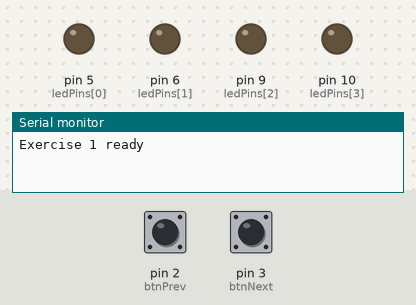
Bench run of a sketch on a simulated Arduino Uno, built with avr-gcc and run on an emulated ATmega328P. On the bench: output pins drawn as LEDs (lit = HIGH), the last lines printed to the serial monitor. Dashed ring = blinking. The test bench sets the inputs (shaded band); at power-on: pin 2 (btnPrev) HIGH, pin 3 (btnNext) HIGH.

Above: at 1.2 s.
1.3 s: pin 2 (btnPrev) pulled LOW for 0.15 s
At 1.65 s:
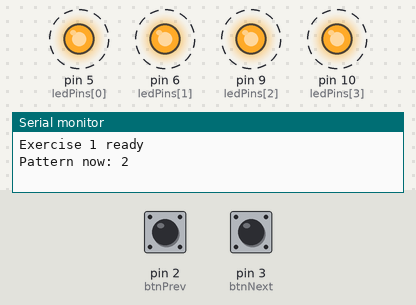
4.3 s: pin 3 (btnNext) pulled LOW for 1 s
At 6.2 s:
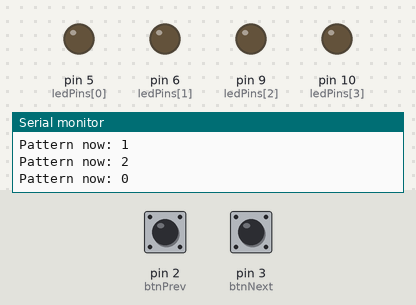
6.8 s: pin 3 (btnNext) pulled LOW for 0.15 s
At 7.15 s:
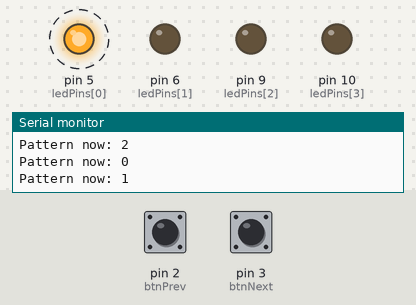
9.8 s: pin 3 (btnNext) pulled LOW for 3.2 s
At 13.15 s:
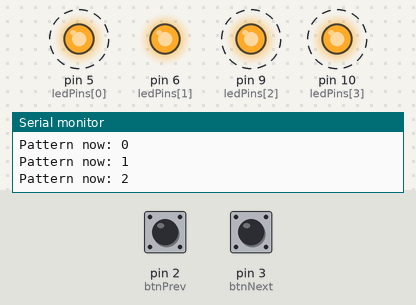
14.5 s: pin 2 (btnPrev) pulled LOW for 1 s
At 15.8 s:
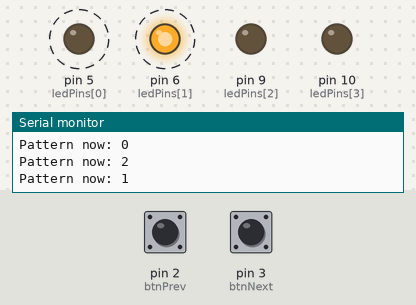
Timing chart, 0 to 18.6 s (numbered marks = the images above; inputs shaded):
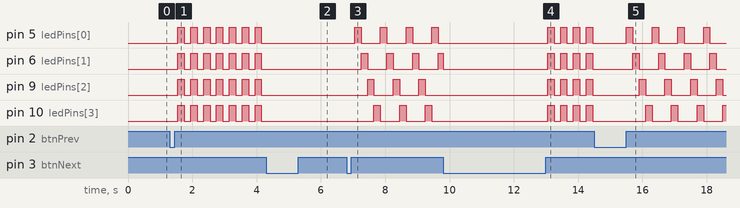

The sketch:

sketch_Buzer.ino
```cpp
// 4 LEDs + 2 buttons that cycle through patterns
const int ledPins[] = {5, 6, 9, 10}; // array makes it easy to loop over all LEDs
const int numLeds = 4;
const int btnPrev = 2; // go to previous pattern
const int btnNext = 3; // go to next pattern

int pattern = 0;                     // STATE VARIABLE: 0=off, 1=chase, 2=blink
unsigned long prevMillis = 0;        // remembers when we last changed the LEDs
int step = 0;                        // used by the chase and blink patterns
const unsigned long interval = 200;  // animation speed in milliseconds

// Function prototypes (Arduino IDE adds these automatically, other tools don't)
void allOff();
void runPattern(int p);
void changePattern(int newPattern);

void setup() {
  // Configure every LED pin as output
  for (int i = 0; i < numLeds; i++) {
    pinMode(ledPins[i], OUTPUT);
  }
  // Buttons use the internal pull-up resistors -> read LOW when pressed
  pinMode(btnPrev, INPUT_PULLUP);
  pinMode(btnNext, INPUT_PULLUP);

  Serial.begin(9600); // always useful for debugging
  Serial.println("Exercise 1 ready");
}

void loop() {
  // ----- 1. Handle buttons (they only change the state) -----
  if (digitalRead(btnNext) == LOW) {     // pressed?
    changePattern((pattern + 1) % 3);    // 0 -> 1 -> 2 -> 0
    delay(250);                          // crude but effective debounce
  }
  if (digitalRead(btnPrev) == LOW) {
    changePattern((pattern + 2) % 3);    // equivalent to -1 in modulo 3
    delay(250);
  }

  // ----- 2. Continuously run whatever the current pattern is -----
  runPattern(pattern);
}

// Helper: switch to a new pattern and reset its animation state
void changePattern(int newPattern) {
  pattern = newPattern;
  step = 0;                // start every pattern from a clean state
  prevMillis = millis();   // restart the timer
  allOff();
  Serial.print("Pattern now: ");
  Serial.println(pattern);
}

// Helper: turn every LED off
void allOff() {
  for (int i = 0; i < numLeds; i++) {
    digitalWrite(ledPins[i], LOW);
  }
}

// The heart of the program - different behaviour per state
void runPattern(int p) {
  unsigned long now = millis(); // capture current time once

  switch (p) {
    case 0: // ALL OFF
      allOff();
      break;

    case 1: // CHASE (one LED moves left to right)
      if (now - prevMillis >= interval) {
        prevMillis = now;                   // restart the timer
        allOff();
        digitalWrite(ledPins[step], HIGH);  // light only the current LED
        step = (step + 1) % numLeds;        // next position, wrap around
      }
      break;

    case 2: // ALL BLINK together
      if (now - prevMillis >= interval) {
        prevMillis = now;
        step = 1 - step;                    // toggle 0 <-> 1
        for (int i = 0; i < numLeds; i++) {
          digitalWrite(ledPins[i], step ? HIGH : LOW);
        }
      }
      break;
  }
}
```

Measured:
- after the input at 1.3 s, pin 5 (ledPins[0]), pin 6 (ledPins[1]), pin 9 (ledPins[2]), pin 10 (ledPins[3]): alternates HIGH for 0.20 s and LOW for 0.20 s, starting after 0.25 s
- after the input at 4.3 s, pin 5 (ledPins[0]), pin 6 (ledPins[1]), pin 9 (ledPins[2]), pin 10 (ledPins[3]): stops changing and stays LOW
- after the input at 6.8 s, pin 5 (ledPins[0]): alternates HIGH for 0.20 s and LOW for 0.60 s, starting after 0.25 s; pin 6 (ledPins[1]): alternates HIGH for 0.20 s and LOW for 0.60 s, starting after 0.45 s
- after the input at 9.8 s, pin 5 (ledPins[0]), pin 9 (ledPins[2]), pin 10 (ledPins[3]): alternates HIGH for 0.20 s and LOW for 0.20 s, starting after 3.3 s
- after the input at 14.5 s, pin 5 (ledPins[0]): alternates HIGH for 0.20 s and LOW for 0.60 s, starting after 1.0 s; pin 6 (ledPins[1]): alternates HIGH for 0.20 s and LOW for 0.60 s, starting after 1.2 s
